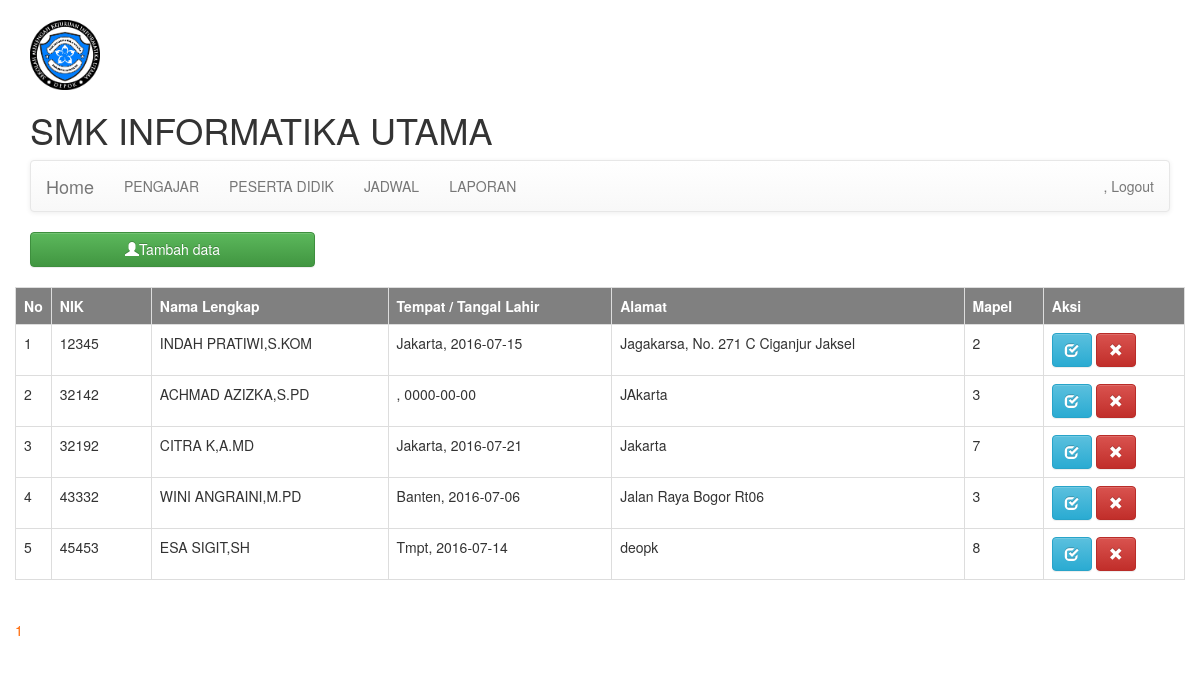
The app's page /layout.php?page=tabel-staff with its own data.
### tables this page shows
CREATE TABLE `tb_staff` (
  `nik` varchar(20) NOT NULL DEFAULT '',
  `password` varchar(32) NOT NULL DEFAULT '',
  `nama_lengkap` varchar(50) NOT NULL,
  `gender` varchar(9) NOT NULL,
  `nuptk` varchar(16) DEFAULT '',
  `tempat_lahir` varchar(30) NOT NULL,
  `tanggal_lahir` date NOT NULL,
  `status` varchar(4) NOT NULL DEFAULT '0',
  `tmt_kerja` date NOT NULL,
  `jabatan` varchar(20) NOT NULL DEFAULT '0',
  `ijasah_tingkat` varchar(3) NOT NULL DEFAULT '',
  `ijasah_jurusan` varchar(20) NOT NULL,
  `ijasah_tahun` year(4) NOT NULL DEFAULT '2016',
  `idmapel` int(2) NOT NULL DEFAULT '0',
  `jlm_jam` int(2) NOT NULL,
  `alamat` text NOT NULL,
  `level` varchar(11) NOT NULL DEFAULT '0',
  PRIMARY KEY (`nik`)
);

### tables/staff.php (the view, shortened to what this page needs)
<div class="row">
    <div class="col-md-12">
        <button data-target="#myModal" class="btn btn-success col-sm-3"><i class="glyphicon glyphicon-user"></i>Tambah data </button>
    </div>
</div><br>
<div class="row">
    <table  width="100%" class="table table-bordered">
    	<tr style="background:grey; color:#ffffff">
    		<th>No</th>
    		<th>NIK</th>
    		<th>Nama Lengkap</th>
    		<th>Tempat / Tangal Lahir</th>
    		<th>Alamat</th>
    		<th>Mapel</th>
    		<th>Aksi</th>
    	</tr>
    	<?php
        	$no=0;
            $hal=1;
            $perHalaman=5;
            $tabel='tb_staff';
            $dataTable = ambilData($tabel,$hal,$perHalaman);
            foreach ($dataTable as $row){
            $no++;
        ?>
        <tr>
        	<td width="30"><?php echo $no; ?></td>
        	<td width="100"><?php echo $row['nik']; ?></td>
            <td><?php echo strtoupper($row['nama_lengkap']); ?></td>
            <td><?php echo ucwords(strtolower($row['tempat_lahir'])).", "
            				.$row['tanggal_lahir']; ?>
            </td>
            <td><?php echo $row['alamat']; ?></td>
            <td><?php echo $row['idmapel']; ?></td>
            <td>
            <a href="?edit-siswa=<?php echo $row['nik'] ?>" class="btn btn-info"> <i class="glyphicon glyphicon-check"></i></a>
            <a href="CEK.PHP" class="btn btn-danger"> <i class="glyphicon glyphicon-remove"></i></a>
            </td>
        </tr>
        <?php } ?>
    </table>
    <?php
        echo "<br>";
        echo tampilHalaman($tabel,$perHalaman);
    ?>
</div>

### layout.php (shortened to what this page needs)
<?php session_start();
	include_once ('config/koneksi.php');
	include_once ('core/function.php');
 ?>
<!DOCTYPE html>
<html>
<head>
	<link rel="stylesheet" type="text/css" href="assets/css/style.css">
	<link rel="stylesheet" type="text/css" href="assets/css/inputan.css">
	<link rel="stylesheet" href="assets/css/bootstrap.css">
	<link rel="stylesheet" href="assets/css/bootstrap-theme.min.css">
	<link rel="stylesheet" href="plugins/datatables/dataTables.bootstrap.css">
	<link rel="stylesheet" href="plugins/select2/select2.min.css">
</head>
<body>
<div class="container">
	<br>
	<div class="form-group">
		<img width="70" src="assets/image/smki.gif"><h1>SMK INFORMATIKA UTAMA</h1>
	  	<nav class="nav">
			<?php include ("layout/menu.php") ?>
		</nav>
	  	<?php require ("isi.php") ?>
</div>
</body>
</html>

### layout/menu.php (shortened to what this page needs)
<nav class="navbar navbar-default" role="navigation">
	<div class="navbar-header">
		 <a class="navbar-brand" href="layout.php">Home</a>
	</div>
	<div class="collapse navbar-collapse" id="bs-example-navbar-collapse-1">
		<ul class="nav navbar-nav">
			<li >
				<a href="?page=tabel-staff">PENGAJAR</a>
			</li>
			<li>
				<a href="?page=tabel-siswa">PESERTA DIDIK</a>
			</li>
			<li>
				<a href="?page=tabel-jadwal">JADWAL</a>
			</li>
			<li>
				<a href="?page=tabel-laporan">LAPORAN</a>
			</li>
		</ul>
		<ul class="nav navbar-nav navbar-right">
			<li >
				 <a href="logout.php" ><?php echo $_SESSION['nama'];?>, Logout</a>
			</li>
		</ul>
	</div>
</nav>

### isi.php (shortened to what this page needs)
<?php
if(isset($_GET['page'])){
 	if($_GET['page']=='tabel-siswa'){
 		include_once ('tables/siswa.php');
 	}
 	else if($_GET['page']=='input-siswa'){
 		include_once ('forms/inputsiswa.php');
 		include_once ('core/create.php');
 	}
 	else if($_GET['page']=='tabel-staff'){
 		include_once ('tables/staff.php');
 	}
}

### core/function.php (shortened to what this page needs)
<?php
function tampilHalaman($tabel, $limit)
{   include ('config/koneksi.php');
    $url=$_GET['page'];
    $sql="SELECT COUNT(*) AS total FROM $tabel";
    $aksiQuery = $conn->query($sql);
    $hasil = mysqli_fetch_array($aksiQuery);
    $totalData = $hasil['total'];
    $totalHal= ceil($totalData / $limit);
    $hal = 1;
    while ($hal <= $totalHal)
    {
        echo '<a href="?page='.$url.'&hal='.$hal.'">'.$hal.'</a>';
        $hal++;
    }
}
function ambilData($tabel,$hal=1,$limit)
{   include ('config/koneksi.php');
    $dataTable=array();
    $startRow=($hal-1) * $limit;
    $sql="SELECT * FROM $tabel LIMIT $startRow , $limit";
    $query=mysqli_query($conn,$sql);
    while($data=mysqli_fetch_array($query))
        array_push($dataTable,$data);
    return $dataTable;
}

### assets/css/inputan.css (style rules this page uses)
button { border: 1px solid #BDC3C7; width: 65px; height: 35px; margin-bottom: 50px; }

### records on screen
tb_staff: nik "12345", nama_lengkap "INDAH PRATIWI,S.KOM", tempat_lahir "Jakarta", tanggal_lahir "2016-07-15", alamat "Jagakarsa, No. 271 C Ciganjur Jaksel", idmapel "2"
tb_staff: nik "32142", nama_lengkap "ACHMAD AZIZKA,S.PD", tanggal_lahir "0000-00-00", alamat "JAkarta", idmapel "3"
tb_staff: nik "32192", nama_lengkap "CITRA K,A.MD", tempat_lahir "Jakarta", tanggal_lahir "2016-07-21", alamat "Jakarta", idmapel "7"
tb_staff: nik "43332", nama_lengkap "WINI ANGRAINI,M.PD", tempat_lahir "Banten", tanggal_lahir "2016-07-06", alamat "Jalan Raya Bogor Rt06", idmapel "3"
tb_staff: nik "45453", nama_lengkap "ESA SIGIT,SH", tempat_lahir "Tmpt", tanggal_lahir "2016-07-14", alamat "deopk", idmapel "8"
